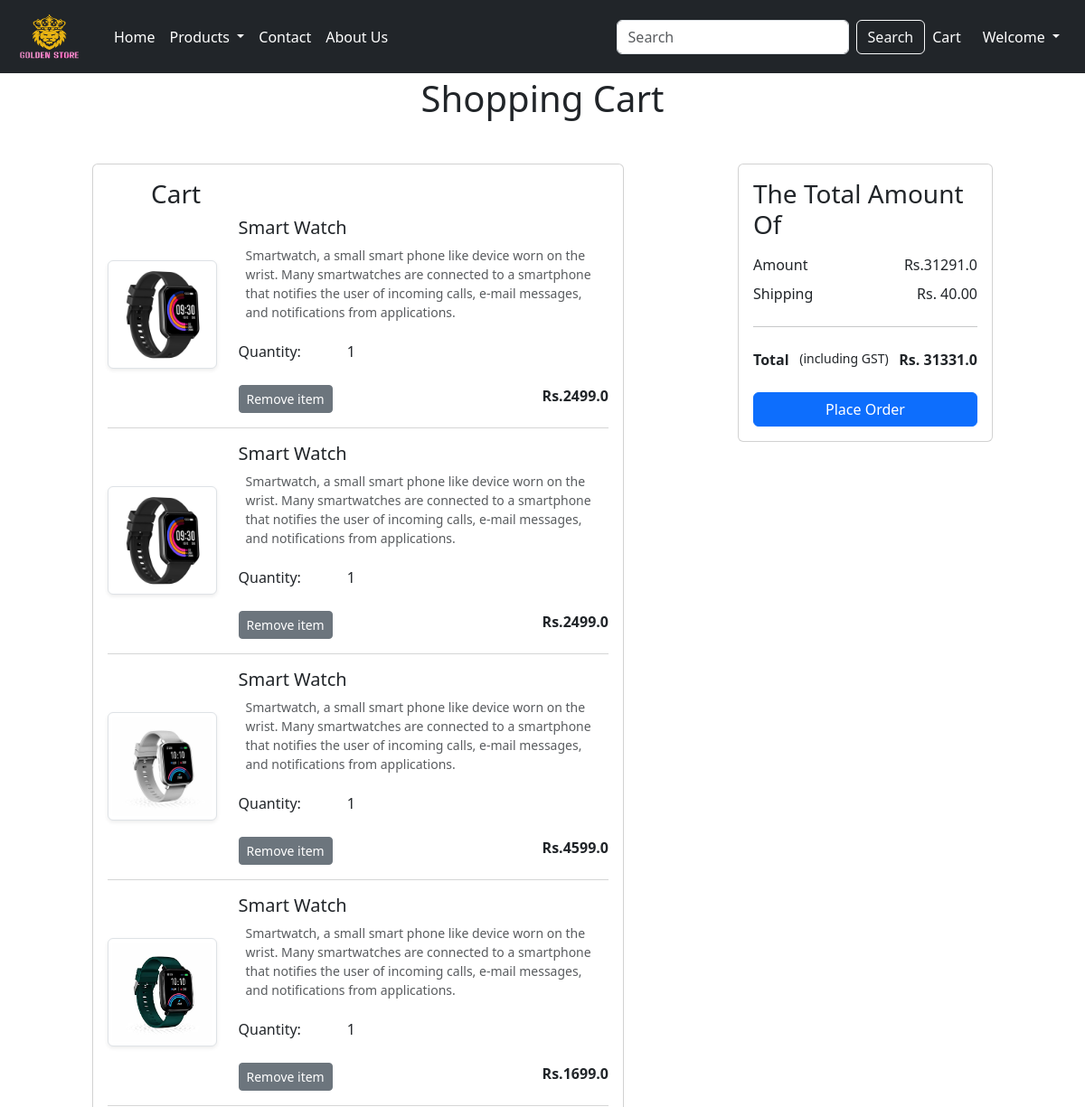
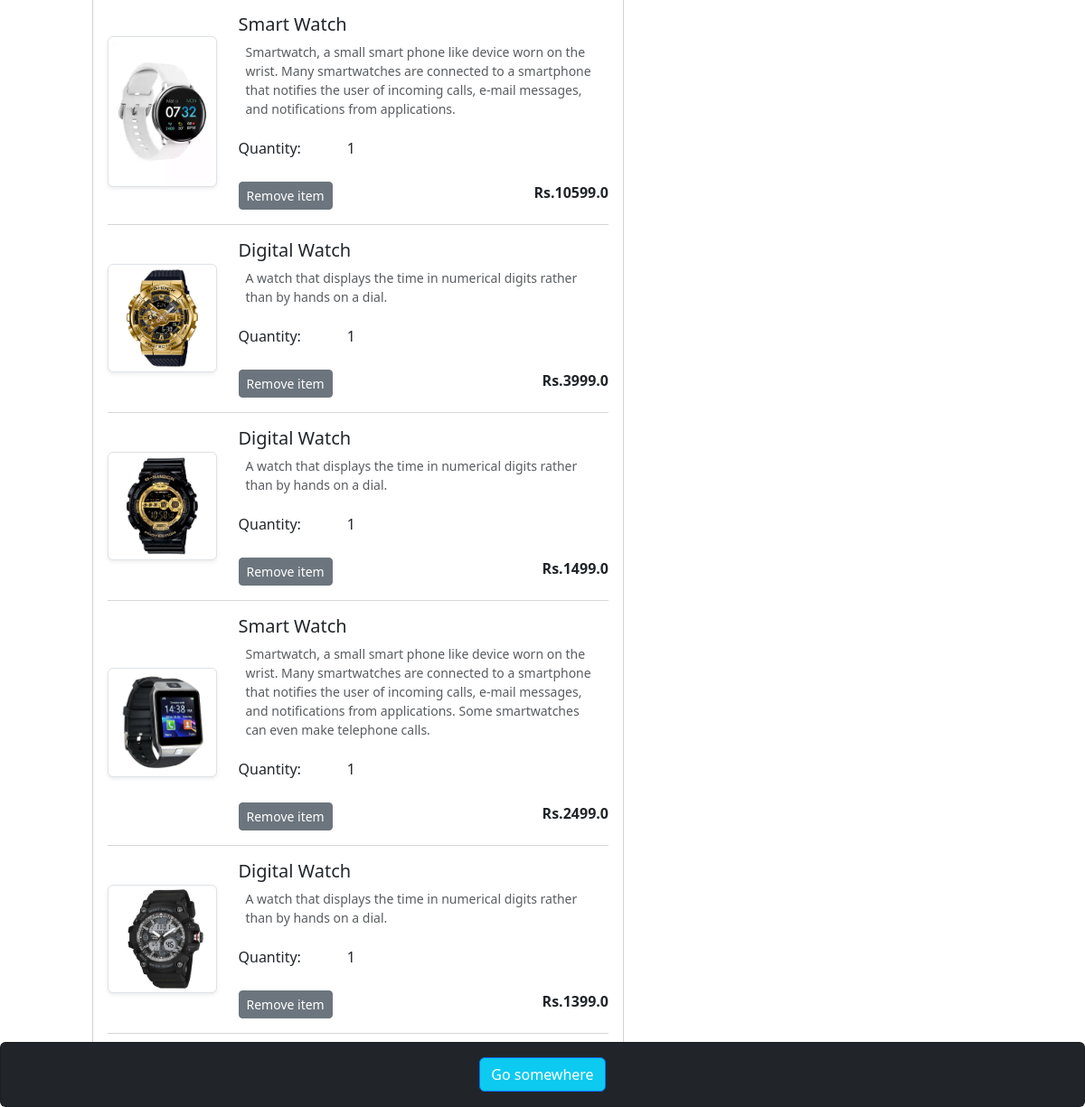
The app's page /cart/ (signed in) with its own data (2 pictures, top to bottom).
### shop/models.py (models this page shows, shortened)
class Cart(models.Model):
    user = models.ForeignKey(User,on_delete=models.CASCADE)
    product = models.ForeignKey(Product,on_delete=models.CASCADE)
    quantity = models.PositiveIntegerField(default=1)

class Product(models.Model):
    CATEGORY = (
        ('Sm', 'Smart'),
        ('Di', 'Digital'),
        ('An', 'Analog'),
        ('Sp', 'Sports'),
        ('Qu', 'Quartz'),
        ('Ch', 'Chronograph'),
    )
    name = models.CharField(max_length=250, null=True)
    price = models.FloatField(null=True)
    discount_price=models.FloatField(null=True)
    description=models.TextField(null=True)
    category = models.CharField(max_length=200, null=True, choices=CATEGORY)
    image = models.ImageField(upload_to='images/', height_field=None, width_field=None, max_length=100, null=True)
    date_created = models.DateTimeField(auto_now_add=True, null=True)
    stock =models.IntegerField()

### shop/views.py (the view)
# urls.py: path('cart/', views.show_cart, name='showcart'),
def show_cart(request):
           user =request.user
           cart = Cart.objects.filter(user=user)
           amount = 0
           for p in cart:
               value = p.quantity * p.product.discount_price
               amount = amount + value
           totalamount =amount + 40
           return render(request,'addtocart.html',locals())

### shop/templates/addtocart.html (shortened to what this page needs)
{% extends 'base.html' %}
{% load static %}
{% block content %}
       <div class="row mb-5">
        {% if cart %}
        <h1 class="text-center mb-5 mt-1">Shopping Cart</h1>
        <div class="col-sm-6 offset-1">
            <div class="card">
                <div class="card-body">
                    <h3 class="ms-5">Cart</h3>
                    {% for item in cart %}
                    <div class="row">
                        <div class="col-sm-3 text-center align-self-center"><img src="{{item.product.image.url}}" alt="" srcset="" class="img-fluid img-thumbnail shadow-sm" height="150" width="150"></div>
                        <div class="col-sm-9">
                            <div>
                                <h5>{{item.product.name}}</h5>
                                <p class="m-2 text-muted small">{{item.product.description}}</p>
                                <div class="my-3">
                                    <label for="quantity">Quantity:</label>
                                    <a class="minus-cart btn" pid={{item.product.id}}><i class="fas fa-minus-square fa-lg"></i></a>
                                    <span id="quantity">{{item.quantity}}</span>
                                    <a class="plus-cart btn" pid={{item.product.id}}><i class="fas fa-plus-square fa-lg"></i></a>
                                    </div>
                                    <div class="d-flex justify-content-between">
                                    <a href="#" class="remove-cart btn btn-sm btn-secondary mr-3" pid={{item.product.id}}>Remove item</a>
                                    <p class="mb-0"><span><strong>Rs.{{item.product.discount_price}}</strong></span></p>
                                </div>
                            </div>
                        </div>
                    </div>
                    <hr class="text-muted">
                    {% endfor %}
                </div>
            </div>
        </div>
      <div class="col-sm-3 offset-1">
        <div class="card">
            <div class="card-body">
                <h3>The Total Amount Of</h3>
                <ul class="list-group">
                    <li class="list-group-item d-flex justify-content-between align-item-center border-0 px-0 pb-0">Amount <span id="amount">Rs.{{amount}}</span></li>
                    <li class="list-group-item d-flex justify-content-between align-item-center border-0 px-0 ">Shipping<span>Rs. 40.00</span></li>
                    <hr>
                    <li class="list-group-item d-flex justify-content-between align-item-center border-0 px-0 mb-3">
                        <strong>Total</strong> <small>(including GST)</small>
                        <span id="totalamount"><strong>Rs. {{totalamount}}</strong></span>
                    </li>
                </ul>
                <div class="d-grid"><a href="{% url 'checkout' %}" class="btn btn-primary">Place Order</a></div>
            </div>
        </div>
      </div>
      {% else %}
        <h1 class="text-center mb-5">Cart is Empty</h1>
     {% endif %}
    </div>
{% endblock content %}

### records on screen
Cart: product.image (picture), product.name "Smart Watch", product.description "Smartwatch, a small smart phone like device worn on the wrist. Many smartwatches are connected to a smartphone that notifies the user of incoming calls, e-mail messages, and notifications from applications.", quantity "1", product.discount_price "2499.0"
Cart: product.image (picture), product.name "Smart Watch", product.description "Smartwatch, a small smart phone like device worn on the wrist. Many smartwatches are connected to a smartphone that notifies the user of incoming calls, e-mail messages, and notifications from applications.", quantity "1", product.discount_price "2499.0"
Cart: product.image (picture), product.name "Smart Watch", product.description "Smartwatch, a small smart phone like device worn on the wrist. Many smartwatches are connected to a smartphone that notifies the user of incoming calls, e-mail messages, and notifications from applications.", quantity "1", product.discount_price "4599.0"
Cart: product.image (picture), product.name "Smart Watch", product.description "Smartwatch, a small smart phone like device worn on the wrist. Many smartwatches are connected to a smartphone that notifies the user of incoming calls, e-mail messages, and notifications from applications.", quantity "1", product.discount_price "1699.0"
Cart: product.image (picture), product.name "Smart Watch", product.description "Smartwatch, a small smart phone like device worn on the wrist. Many smartwatches are connected to a smartphone that notifies the user of incoming calls, e-mail messages, and notifications from applications.", quantity "1", product.discount_price "10599.0"
Cart: product.image (picture), product.name "Digital Watch", product.description "A watch that displays the time in numerical digits rather than by hands on a dial.", quantity "1", product.discount_price "3999.0"
Cart: product.image (picture), product.name "Digital Watch", product.description "A watch that displays the time in numerical digits rather than by hands on a dial.", quantity "1", product.discount_price "1499.0"
Cart: product.image (picture), product.name "Smart Watch", product.description "Smartwatch, a small smart phone like device worn on the wrist. Many smartwatches are connected to a smartphone that notifies the user of incoming calls, e-mail messages, and notifications from applications. Some smartwatches can even make telephone calls.", quantity "1", product.discount_price "2499.0"
Cart: product.image (picture), product.name "Digital Watch", product.description "A watch that displays the time in numerical digits rather than by hands on a dial.", quantity "1", product.discount_price "1399.0"

### other values on screen
{{ amount }} "31291.0"
{{ totalamount }} "31331.0"
